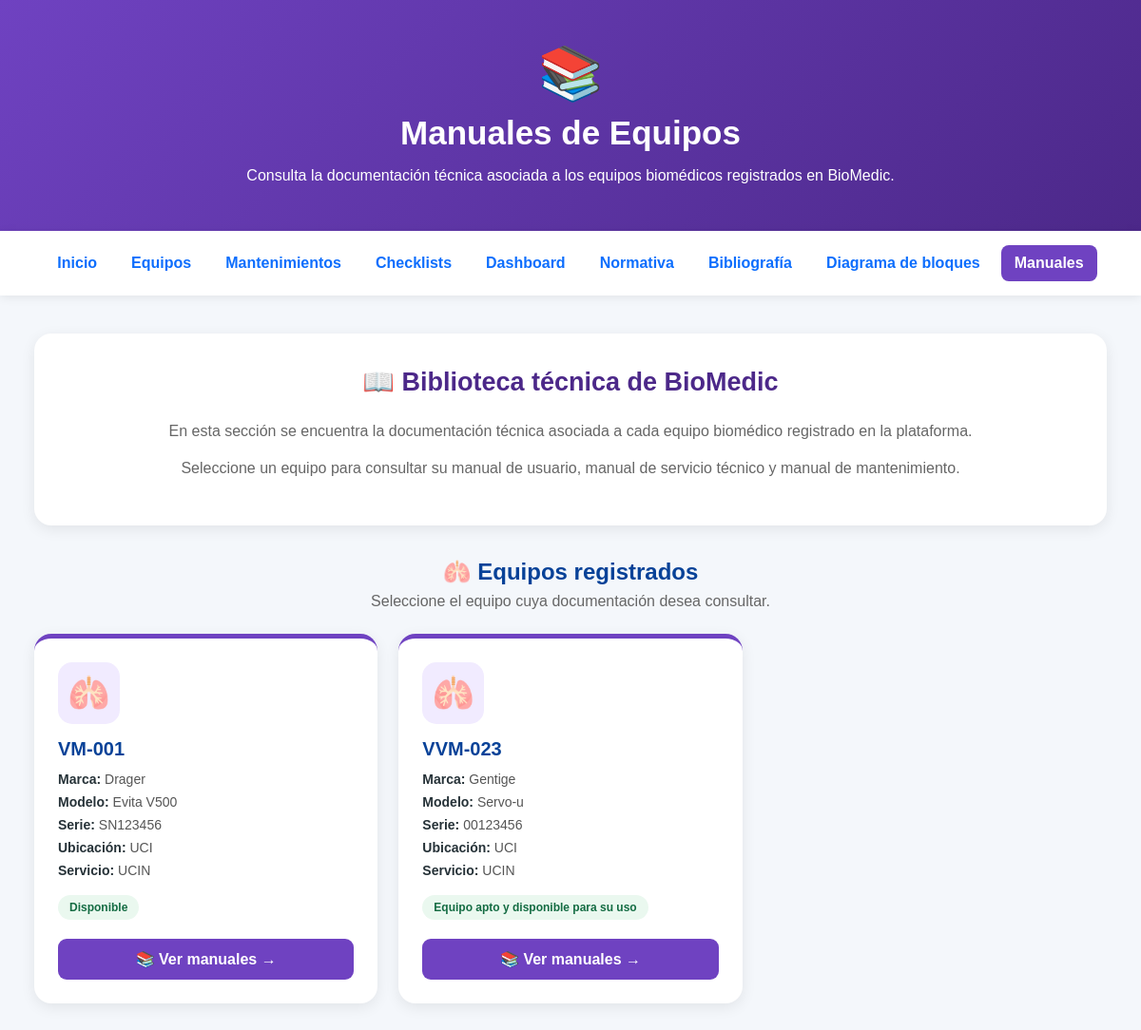
Screenshot of /manuales with the database file from the repository.
### tables this page shows
CREATE TABLE equipos (
            id INTEGER PRIMARY KEY AUTOINCREMENT,
            codigo TEXT NOT NULL,
            marca TEXT NOT NULL,
            modelo TEXT NOT NULL,
            serie TEXT NOT NULL,
            ubicacion TEXT NOT NULL,
            servicio TEXT NOT NULL,
            estado TEXT NOT NULL,
            fecha TEXT,
            observaciones TEXT
        );

### app.py (the view)
@app.route("/manuales")
def manuales():
    conexion = conectar_bd()
    equipos_registrados = conexion.execute("""
        SELECT
            id,
            codigo,
            marca,
            modelo,
            serie,
            ubicacion,
            servicio,
            estado
        FROM equipos
        ORDER BY codigo ASC
    """).fetchall()
    conexion.close()
    return render_template(
        "manuales.html",
        equipos=equipos_registrados
    )

### app.py (called while the page is built)
@app.after_request
def forzar_utf8(response):
    if response.content_type.startswith("text/html"):
        response.headers["Content-Type"] = "text/html; charset=utf-8"
    return response

def conectar_bd():
    conexion = sqlite3.connect(DATABASE)
    conexion.row_factory = sqlite3.Row
    return conexion

### templates/manuales.html (shortened to what this page needs)
<!DOCTYPE html>
<html lang="es">
<head>
</head>
<body>
<header>
    <div class="icono">&#x1F4DA;</div>
    <h1>Manuales de Equipos</h1>
    <p>Consulta la documentaci&oacute;n t&eacute;cnica asociada a los equipos biom&eacute;dicos registrados en BioMedic.</p>
</header>
<nav>
    <a href="/">Inicio</a>
    <a href="/equipos">Equipos</a>
    <a href="/mantenimientos">Mantenimientos</a>
    <a href="/checklist">Checklists</a>
    <a href="/dashboard">Dashboard</a>
    <a href="/normativa">Normativa</a>
    <a href="/bibliografia">Bibliograf&iacute;a</a>
    <a href="/diagrama-bloques">Diagrama de bloques</a>
    <a href="/manuales" class="activo">Manuales</a>
</nav>
<main class="contenedor">
    <section class="introduccion">
        <h2>&#x1F4D6; Biblioteca t&eacute;cnica de BioMedic</h2>
        <p>En esta secci&oacute;n se encuentra la documentaci&oacute;n t&eacute;cnica asociada a cada equipo biom&eacute;dico registrado en la plataforma.</p>
        <p>Seleccione un equipo para consultar su manual de usuario, manual de servicio t&eacute;cnico y manual de mantenimiento.</p>
    </section>
    <section class="titulo-equipos">
        <h2>&#x1FAC1; Equipos registrados</h2>
        <p>Seleccione el equipo cuya documentaci&oacute;n desea consultar.</p>
    </section>
    {% if equipos %}
    <div class="equipos-grid">
        {% for equipo in equipos %}
        <div class="equipo-card">
            <div class="equipo-icono">&#x1FAC1;</div>
            <h3>{{ equipo["codigo"] }}</h3>
            <div class="dato"><strong>Marca:</strong> {{ equipo["marca"] }}</div>
            <div class="dato"><strong>Modelo:</strong> {{ equipo["modelo"] }}</div>
            <div class="dato"><strong>Serie:</strong> {{ equipo["serie"] }}</div>
            <div class="dato"><strong>Ubicaci&oacute;n:</strong> {{ equipo["ubicacion"] }}</div>
            <div class="dato"><strong>Servicio:</strong> {{ equipo["servicio"] }}</div>
            <span class="estado">{{ equipo["estado"] }}</span>
            <a href="/manuales/{{ equipo['id'] }}" class="boton">&#x1F4DA; Ver manuales &rarr;</a>
        </div>
        {% endfor %}
    </div>
    {% endif %}
</main>
</body>
</html>

### templates/manuales.html (style rules this page uses)
* { box-sizing: border-box; }
body { margin: 0; font-family: Arial, Helvetica, sans-serif; background: #f4f7fb; color: #263238; }
header { background: linear-gradient(135deg, #6f42c1, #4c2889); color: white; text-align: center; padding: 45px 20px; }
header .icono { font-size: 55px; margin-bottom: 10px; }
header h1 { margin: 0; font-size: 35px; }
header p { margin: 12px auto 0; max-width: 750px; line-height: 1.6; font-size: 16px; }
nav { background: white; padding: 15px; display: flex; justify-content: center; flex-wrap: wrap; gap: 8px; box-shadow: 0 2px 10px rgba(0,0,0,0.08); }
nav a { text-decoration: none; color: #0d6efd; font-weight: bold; padding: 10px 14px; border-radius: 8px; transition: 0.2s; }
nav a.activo { background: #6f42c1; color: white; }
.contenedor { width: 94%; max-width: 1250px; margin: 40px auto; }
.introduccion { background: white; padding: 35px; border-radius: 18px; box-shadow: 0 4px 15px rgba(0,0,0,0.08); text-align: center; margin-bottom: 30px; }
.introduccion h2 { margin-top: 0; color: #4c2889; font-size: 27px; }
.introduccion p { max-width: 900px; margin: 12px auto; color: #666; line-height: 1.7; }
.titulo-equipos { text-align: center; margin: 35px 0 25px; }
.titulo-equipos h2 { color: #084298; margin-bottom: 8px; }
.titulo-equipos p { color: #666; margin: 0; }
.equipos-grid { display: grid; grid-template-columns: repeat(3, 1fr); gap: 22px; }
.equipo-card { background: white; border-radius: 18px; padding: 25px; box-shadow: 0 4px 15px rgba(0,0,0,0.08); border-top: 5px solid #6f42c1; transition: 0.25s; }
.equipo-icono { width: 65px; height: 65px; border-radius: 15px; background: #f1ebff; display: flex; align-items: center; justify-content: center; font-size: 36px; margin-bottom: 15px; }
.equipo-card h3 { margin: 0 0 12px; color: #084298; font-size: 20px; }
.dato { margin: 8px 0; font-size: 14px; color: #555; }
.dato strong { color: #263238; }
.estado { display: inline-block; margin-top: 10px; padding: 6px 12px; border-radius: 20px; background: #eaf8ef; color: #146c43; font-size: 12px; font-weight: bold; }
.boton { display: block; text-align: center; margin-top: 20px; padding: 12px; background: #6f42c1; color: white; text-decoration: none; border-radius: 9px; font-weight: bold; transition: 0.2s; }

### rows the page displays
equipos: codigo "VM-001", marca "Drager", modelo "Evita V500", serie "SN123456", ubicacion "UCI", servicio "UCIN", estado "Disponible"
equipos: codigo "VVM-023", marca "Gentige", modelo "Servo-u", serie "00123456", ubicacion "UCI", servicio "UCIN", estado "Equipo apto y disponible para su uso"
